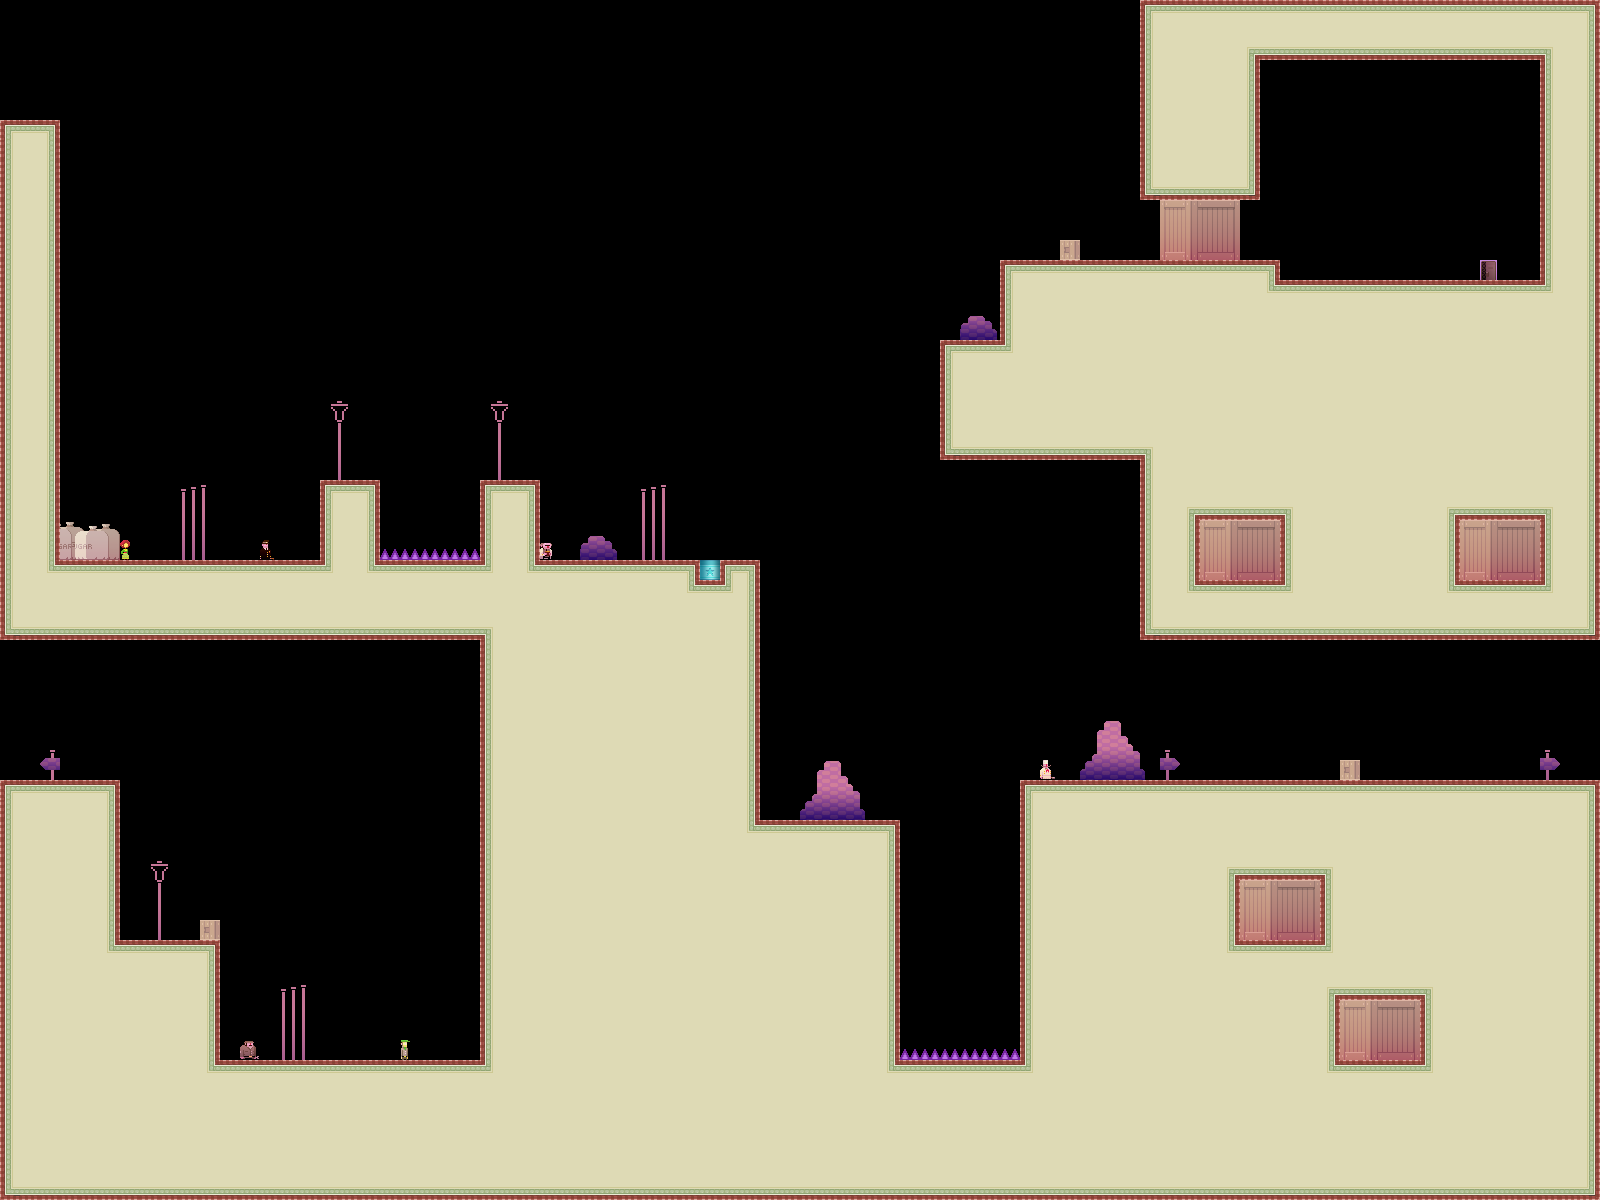

Below is a game level as drawn by its tile map, then a one-line description and the .tmx that defines it (tile-layer data replaced by summaries):
An orthogonal 80x60 tile map with 20x20 px tiles, 1 tile layer (bg) and 3 objects.

<map version="1.0" orientation="orthogonal" renderorder="right-down" width="80" height="60" tilewidth="20" tileheight="20" nextobjectid="4">
 <tileset firstgid="1" name="tiles_sydney" tilewidth="20" tileheight="20" tilecount="400">
  <image source="../../../../../SuperLemonadeFactoryPartTwoContent/Lemonade/tiles_sydney.png" width="400" height="400" />
  <terraintypes>
   <terrain name="regularBlocks" tile="-1" />
  </terraintypes>
  <tile id="8" terrain=",,,0" />
  <tile id="9" terrain=",,0,0" />
  <tile id="10" terrain=",,0,0" />
  <tile id="11" terrain=",,0,0" />
  <tile id="12" terrain=",,0,0" />
  <tile id="13" terrain=",,0,0" />
  <tile id="14" terrain=",,0," />
  <tile id="15" terrain="0,0,0," />
  <tile id="16" terrain="0,0,,0" />
  <tile id="28" terrain=",0,,0" />
  <tile id="34" terrain="0,,0," />
  <tile id="35" terrain="0,,0,0" />
  <tile id="36" terrain=",0,0,0" />
  <tile id="48" terrain=",0,,0" />
  <tile id="54" terrain="0,,0," />
  <tile id="68" terrain=",0,,0" />
  <tile id="74" terrain="0,,0," />
  <tile id="88" terrain=",0,,0" />
  <tile id="94" terrain="0,,0," />
  <tile id="108" terrain=",0,,0" />
  <tile id="114" terrain="0,,0," />
  <tile id="128" terrain=",0,," />
  <tile id="129" terrain="0,0,," />
  <tile id="130" terrain="0,0,," />
  <tile id="131" terrain="0,0,," />
  <tile id="132" terrain="0,0,," />
  <tile id="133" terrain="0,0,," />
  <tile id="134" terrain="0,,," />
  <tile id="194" terrain="0,0,0,0" />
  <tile id="356">
   <properties>
    <property name="LargeCrate" value="" />
   </properties>
  </tile>
  <tile id="380">
   <properties>
    <property name="Andre" value="" />
   </properties>
  </tile>
  <tile id="381">
   <properties>
    <property name="Liselot" value="" />
   </properties>
  </tile>
  <tile id="382">
   <properties>
    <property name="Amsterdaam" value="" />
   </properties>
  </tile>
  <tile id="383">
   <properties>
    <property name="Worker" value="" />
   </properties>
  </tile>
  <tile id="384">
   <properties>
    <property name="Inspector" value="" />
   </properties>
  </tile>
  <tile id="385">
   <properties>
    <property name="Chef" value="" />
   </properties>
  </tile>
  <tile id="386">
   <properties>
    <property name="Exit" value="" />
   </properties>
  </tile>
  <tile id="387">
   <properties>
    <property name="Trampoline" value="" />
   </properties>
  </tile>
  <tile id="388">
   <properties>
    <property name="SmallCrate" value="" />
   </properties>
  </tile>
  <tile id="389">
   <properties>
    <property name="SugarBag" value="" />
   </properties>
  </tile>
 </tileset>
 <layer name="bg" width="80" height="60">
  <data>[4800 cells, 2486 non-empty, 97 distinct tile ids]</data>
 </layer>
 <objectgroup name="boxes" visible="0">
  <object id="1" x="140" y="780">
   <polyline points="19,5 17,112" />
  </object>
  <object id="2" x="840" y="700">
   <polyline points="0,0 240,0" />
  </object>
  <object id="3" x="840" y="420">
   <polyline points="0,0 0,220" />
  </object>
 </objectgroup>
</map>
